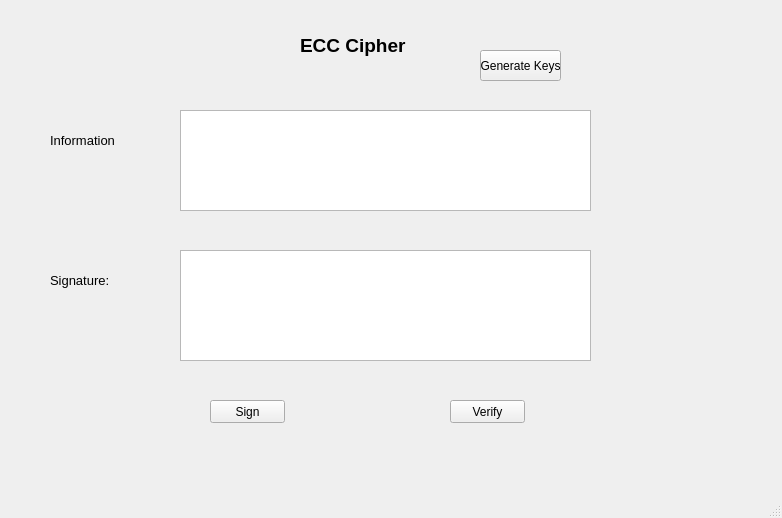
<?xml version="1.0" encoding="UTF-8"?>
<ui version="4.0">
 <class>MainWindow</class>
 <widget class="QMainWindow" name="MainWindow">
  <property name="geometry">
   <rect>
    <x>0</x>
    <y>0</y>
    <width>782</width>
    <height>518</height>
   </rect>
  </property>
  <property name="windowTitle">
   <string>MainWindow</string>
  </property>
  <widget class="QWidget" name="centralwidget">
   <widget class="QLabel" name="label">
    <property name="geometry">
     <rect>
      <x>300</x>
      <y>30</y>
      <width>111</width>
      <height>31</height>
     </rect>
    </property>
    <property name="font">
     <font>
      <pointsize>14</pointsize>
      <weight>75</weight>
      <bold>true</bold>
     </font>
    </property>
    <property name="text">
     <string>ECC Cipher</string>
    </property>
   </widget>
   <widget class="QLabel" name="label_2">
    <property name="geometry">
     <rect>
      <x>50</x>
      <y>130</y>
      <width>91</width>
      <height>21</height>
     </rect>
    </property>
    <property name="font">
     <font>
      <pointsize>10</pointsize>
     </font>
    </property>
    <property name="text">
     <string>Information</string>
    </property>
   </widget>
   <widget class="QLabel" name="label_3">
    <property name="geometry">
     <rect>
      <x>50</x>
      <y>270</y>
      <width>61</width>
      <height>21</height>
     </rect>
    </property>
    <property name="font">
     <font>
      <pointsize>10</pointsize>
     </font>
    </property>
    <property name="text">
     <string>Signature:</string>
    </property>
   </widget>
   <widget class="QPlainTextEdit" name="txt_info">
    <property name="geometry">
     <rect>
      <x>180</x>
      <y>110</y>
      <width>411</width>
      <height>101</height>
     </rect>
    </property>
   </widget>
   <widget class="QPlainTextEdit" name="txt_sign">
    <property name="geometry">
     <rect>
      <x>180</x>
      <y>250</y>
      <width>411</width>
      <height>111</height>
     </rect>
    </property>
   </widget>
   <widget class="QPushButton" name="btn_generate_key">
    <property name="geometry">
     <rect>
      <x>480</x>
      <y>50</y>
      <width>81</width>
      <height>31</height>
     </rect>
    </property>
    <property name="text">
     <string>Generate Keys</string>
    </property>
   </widget>
   <widget class="QPushButton" name="btn_sign">
    <property name="geometry">
     <rect>
      <x>210</x>
      <y>400</y>
      <width>75</width>
      <height>23</height>
     </rect>
    </property>
    <property name="text">
     <string>Sign</string>
    </property>
   </widget>
   <widget class="QPushButton" name="btn_verify">
    <property name="geometry">
     <rect>
      <x>450</x>
      <y>400</y>
      <width>75</width>
      <height>23</height>
     </rect>
    </property>
    <property name="text">
     <string>Verify</string>
    </property>
   </widget>
  </widget>
  <widget class="QMenuBar" name="menubar">
   <property name="geometry">
    <rect>
     <x>0</x>
     <y>0</y>
     <width>782</width>
     <height>21</height>
    </rect>
   </property>
  </widget>
  <widget class="QStatusBar" name="statusbar"/>
 </widget>
 <resources/>
 <connections/>
</ui>
